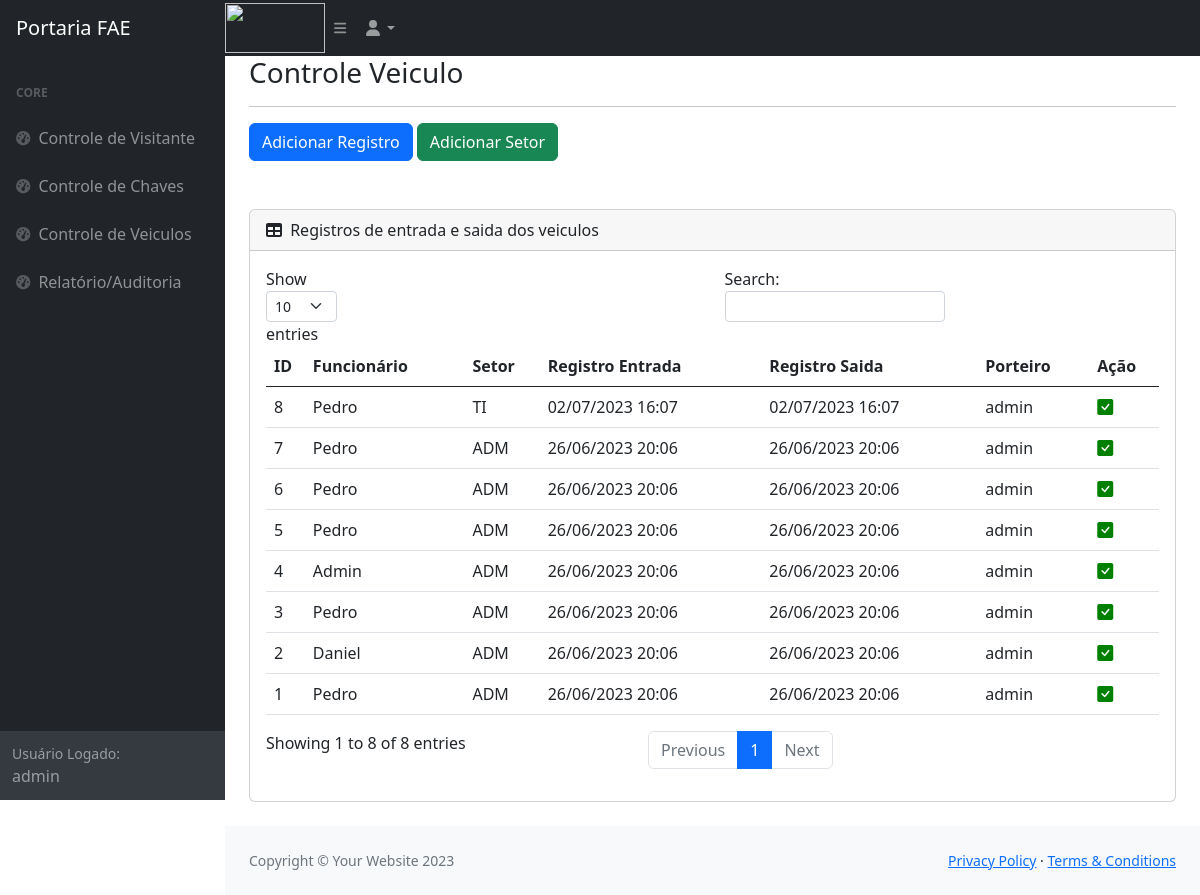
Screenshot of /controleVeiculo/ (signed in) with the database file from the repository.
### core/models.py (models this page shows, shortened)
class ControleVeiculo(models.Model):
    nome = models.CharField(max_length=100)
    setor = models.ForeignKey(SetorVeiculo, on_delete=models.CASCADE)
    registro_entrada = models.DateTimeField()
    registro_saida = models.DateTimeField(null=True, blank=True)
    porteiro = models.ForeignKey(User, on_delete=models.PROTECT)

class SetorVeiculo(models.Model):
    nome = models.CharField(max_length=100)
    def __str__(self):
        return self.nome

### core/views.py (the view)
# urls.py: path('controleVeiculo/', controleVeiculo, name='controle_veiculo'),
@login_required()
def controleVeiculo(request):
    template_name = 'core/veiculo/lista_controleVeiculo.html'
    veiculos = ControleVeiculo.objects.all()
    if request.method == 'POST':
        form = ControleVeiculoForm(request.POST)
        form_setor = SetorVeiculoForm(request.POST)
        if 'formControleVeiculo' in request.POST:
            print("Controle de veiculo")
            form = ControleVeiculoForm(request.POST)
            if form.is_valid():
                registro = form.save(commit=False)
                registro.porteiro = request.user
                registro.save()
                return redirect('controle_veiculo')
            else:
                print(form.errors)
        if 'formSetorVeiculo' in request.POST:
            print("Controle Setor")
            form_setor = SetorVeiculoForm(request.POST)
            messages.add_message(request, messages.SUCCESS, "Setor cadastrado com sucesso.")
            form_setor.save()
            return redirect('controle_veiculo')
    else:
        form = ControleVeiculoForm()
        form_setor = SetorVeiculoForm()
    context = {
        'form': form,
        'veiculos': veiculos,
        'form_setor': form_setor
    }
    return render(request, template_name, context)

### core/forms.py
class ControleVeiculoForm(forms.ModelForm):
    class Meta:
        model = ControleVeiculo
        fields = ('nome','setor', 'registro_entrada', 'registro_saida',)

class SetorVeiculoForm(forms.ModelForm):
    class Meta:
        model = SetorVeiculo
        fields = '__all__'

### core/templates/core/veiculo/lista_controleVeiculo.html (shortened to what this page needs)
{% extends 'base.html' %}
{% load widget_tweaks %}
{% block content %}
<main>
    <div class="container-fluid px-4">
        <h3>Controle Veiculo</h3>
        <hr>
        <button type="button" class="btn btn-primary" data-bs-toggle="modal" data-bs-target="#ModalRegistroChave">
            Adicionar Registro
        </button>
        <button type="button" class="btn btn-success" data-bs-toggle="modal" data-bs-target="#ModalSetor">
            Adicionar Setor
        </button>
        <br><br>
        <div class="card mb-4">
            <div class="card-header">
                <i class="fas fa-table me-1"></i>
                Registros de entrada e saida dos veiculos
            </div>
            <div class="card-body">
                <div class="table-responsive">
                <table class="table table-hover" id="tableControleVeiculo">
                    <thead>
                        <tr>
                            <th>ID</th>
                            <th>Funcionário</th>
                            <th>Setor</th>
                            <th>Registro Entrada</th>
                            <th>Registro Saida</th>
                            <th>Porteiro</th>
                            <th>Ação</th>
                        </tr>
                    </thead>
                    <tbody>
                        {% for veiculo in veiculos %}
                        <tr>
                            <td>{{veiculo.id}}</td>
                            <td>{{veiculo.nome}}</td>
                            <td>{{veiculo.setor}}</td>
                            <td>{{veiculo.registro_entrada | date:"d/m/Y H:m"}}</td>
                            {% if veiculo.registro_saida != None %}
                            <td>{{veiculo.registro_saida | date:"d/m/Y H:m"}}</td>
                            {% else %}
                            <td><i style="color:#b11727;" class="bi bi-exclamation-circle-fill"></i></td>
                            {% endif %}
                            <td>{{veiculo.porteiro}}</td>
                            {% if veiculo.registro_saida == None %}
                            <td>
                                <button onclick="finalizarSaida({{veiculo.id}});" name="btn-finalizar"
                                    class="btn btn-danger" value="{{chave.id}}">Registro Saida</button>
                            </td>
                            {% else %}
                            <th class="animate__animated animate__flash"><i style="color: green;" class="bi bi-check-square-fill"></i></th>
                            {% endif %}
                        </tr>
                        {% endfor %}
                    </tbody>
                </table>
                </div>
            </div>
        </div>
    </div>
</main>
<footer class="py-4 bg-light mt-auto">
    <div class="container-fluid px-4">
        <div class="d-flex align-items-center justify-content-between small">
            <div class="text-muted">Copyright &copy; Your Website 2023</div>
            <div>
                <a href="#">Privacy Policy</a>
                &middot;
                <a href="#">Terms &amp; Conditions</a>
            </div>
        </div>
    </div>
</footer>
{% endblock %}

### templates/base.html (shortened to what this page needs)
{% load static %}
<!DOCTYPE html>
<html lang="pt-BR">
<head>
    <link href="https://cdn.jsdelivr.net/npm/bootstrap@5.0.2/dist/css/bootstrap.min.css" rel="stylesheet"
>
    <link rel="stylesheet" href="https://cdn.jsdelivr.net/npm/bootstrap-icons@1.10.5/font/bootstrap-icons.css">
    <link rel="stylesheet" href="https://cdnjs.cloudflare.com/ajax/libs/jquery-confirm/3.3.2/jquery-confirm.min.css">
    <link
    rel="stylesheet" href="https://cdnjs.cloudflare.com/ajax/libs/animate.css/4.1.1/animate.min.css"/>
    <link href="{% static 'css/styles.css' %}" rel="stylesheet" />
</head>
<body class="sb-nav-fixed">
    <nav class="sb-topnav navbar navbar-expand navbar-dark bg-dark">
        <a class="navbar-brand ps-3" href="#">Portaria FAE</a>
        <img style="height: 50px; width: 100px;" src="https://www.fae.com.br/wp-content/uploads/2019/04/Logo-Fae-site.png">
        <button class="btn btn-link btn-sm order-1 order-lg-0 me-4 me-lg-0" id="sidebarToggle" href="#!"><i
                class="fas fa-bars"></i></button>
        <ul class="navbar-nav ms-auto ms-md-0 me-3 me-lg-4">
            <li class="nav-item dropdown">
                <a class="nav-link dropdown-toggle" id="navbarDropdown" href="#" role="button" data-bs-toggle="dropdown"
                    aria-expanded="false"><i class="fas fa-user fa-fw"></i></a>
            </li>
        </ul>
    </nav>
    <div id="layoutSidenav">
        <div id="layoutSidenav_nav">
            <nav class="sb-sidenav accordion sb-sidenav-dark" id="sidenavAccordion">
                <div class="sb-sidenav-menu">
                    <div class="nav">
                        <div class="sb-sidenav-menu-heading">Core</div>
                        <a class="nav-link" href="{% url 'visitante' %}">
                            <div class="sb-nav-link-icon"><i class="fas fa-tachometer-alt"></i></div>
                            Controle de Visitante
                        </a>
                        <a class="nav-link" href="{% url 'controle_chave' %}">
                            <div class="sb-nav-link-icon"><i class="fas fa-tachometer-alt"></i></div>
                            Controle de Chaves
                        </a>
                        <a class="nav-link" href="{% url 'controle_veiculo' %}">
                            <div class="sb-nav-link-icon"><i class="fas fa-tachometer-alt"></i></div>
                            Controle de Veiculos
                        </a>
                        <a class="nav-link" href="{% url 'relatorio' %}">
                            <div class="sb-nav-link-icon"><i class="fas fa-tachometer-alt"></i></div>
                            Relatório/Auditoria
                        </a>
                    </div>
                </div>
                <div class="sb-sidenav-footer">
                    <div class="small">Usuário Logado:</div>
                    {{user.username}}
                </div>
            </nav>
        </div>
        <div id="layoutSidenav_content">
            {% block content %}
            {% endblock %}
        </div>
    </div>
</body>
</html>

### rows the page displays
ControleVeiculo: id "1", nome "Pedro", setor "ADM", registro_entrada "26/06/2023 20:06", registro_saida "26/06/2023 20:06", porteiro "admin"
ControleVeiculo: id "2", nome "Daniel", setor "ADM", registro_entrada "26/06/2023 20:06", registro_saida "26/06/2023 20:06", porteiro "admin"
ControleVeiculo: id "3", nome "Pedro", setor "ADM", registro_entrada "26/06/2023 20:06", registro_saida "26/06/2023 20:06", porteiro "admin"
ControleVeiculo: id "4", nome "Admin", setor "ADM", registro_entrada "26/06/2023 20:06", registro_saida "26/06/2023 20:06", porteiro "admin"
ControleVeiculo: id "5", nome "Pedro", setor "ADM", registro_entrada "26/06/2023 20:06", registro_saida "26/06/2023 20:06", porteiro "admin"
ControleVeiculo: id "6", nome "Pedro", setor "ADM", registro_entrada "26/06/2023 20:06", registro_saida "26/06/2023 20:06", porteiro "admin"
ControleVeiculo: id "7", nome "Pedro", setor "ADM", registro_entrada "26/06/2023 20:06", registro_saida "26/06/2023 20:06", porteiro "admin"
ControleVeiculo: id "8", nome "Pedro", setor "TI", registro_entrada "02/07/2023 16:07", registro_saida "02/07/2023 16:07", porteiro "admin"

### other values shown
{{ user.username }} "admin"
